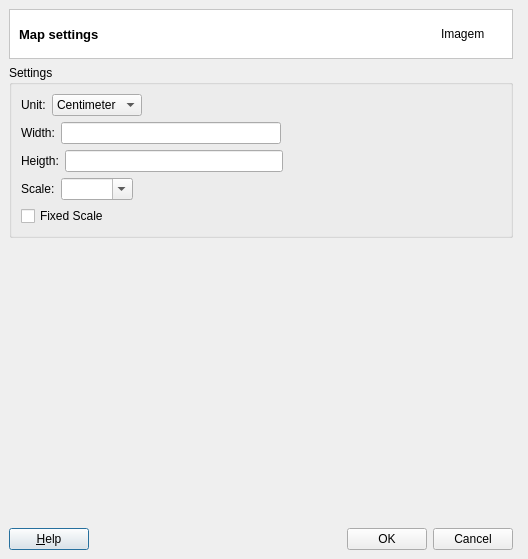
<?xml version="1.0" encoding="UTF-8"?>
<ui version="4.0">
 <class>MapSettings</class>
 <widget class="QDialog" name="MapSettings">
  <property name="geometry">
   <rect>
    <x>0</x>
    <y>0</y>
    <width>528</width>
    <height>559</height>
   </rect>
  </property>
  <property name="sizePolicy">
   <sizepolicy hsizetype="Maximum" vsizetype="Maximum">
    <horstretch>0</horstretch>
    <verstretch>0</verstretch>
   </sizepolicy>
  </property>
  <property name="minimumSize">
   <size>
    <width>528</width>
    <height>559</height>
   </size>
  </property>
  <property name="maximumSize">
   <size>
    <width>528</width>
    <height>559</height>
   </size>
  </property>
  <property name="windowTitle">
   <string>Map Settings</string>
  </property>
  <property name="modal">
   <bool>true</bool>
  </property>
  <widget class="QWidget" name="layoutWidget">
   <property name="geometry">
    <rect>
     <x>9</x>
     <y>9</y>
     <width>504</width>
     <height>541</height>
    </rect>
   </property>
   <layout class="QGridLayout" name="gridLayout_3">
    <item row="0" column="0">
     <widget class="QFrame" name="frame_2">
      <property name="styleSheet">
       <string notr="true">QWidget { background: white }</string>
      </property>
      <property name="frameShape">
       <enum>QFrame::StyledPanel</enum>
      </property>
      <property name="frameShadow">
       <enum>QFrame::Sunken</enum>
      </property>
      <layout class="QGridLayout" name="gridLayout_4" columnstretch="1,0">
       <property name="topMargin">
        <number>0</number>
       </property>
       <property name="bottomMargin">
        <number>0</number>
       </property>
       <property name="horizontalSpacing">
        <number>9</number>
       </property>
       <item row="0" column="1">
        <widget class="QLabel" name="m_imgLabel">
         <property name="minimumSize">
          <size>
           <width>62</width>
           <height>48</height>
          </size>
         </property>
         <property name="maximumSize">
          <size>
           <width>48</width>
           <height>48</height>
          </size>
         </property>
         <property name="text">
          <string>Imagem</string>
         </property>
        </widget>
       </item>
       <item row="0" column="0">
        <widget class="QLabel" name="m_datasourceTypeTitleLabel">
         <property name="font">
          <font>
           <pointsize>10</pointsize>
           <weight>75</weight>
           <bold>true</bold>
          </font>
         </property>
         <property name="text">
          <string>Map settings</string>
         </property>
        </widget>
       </item>
      </layout>
     </widget>
    </item>
    <item row="1" column="0">
     <widget class="QGroupBox" name="grpSettings">
      <property name="title">
       <string>Settings</string>
      </property>
      <property name="flat">
       <bool>true</bool>
      </property>
      <layout class="QGridLayout" name="gridLayout">
       <item row="0" column="0">
        <layout class="QVBoxLayout" name="verticalLayout">
         <item>
          <layout class="QHBoxLayout" name="horizontalLayout">
           <item>
            <widget class="QLabel" name="label_4">
             <property name="text">
              <string>Unit:</string>
             </property>
            </widget>
           </item>
           <item>
            <widget class="QComboBox" name="cmbUnit">
             <item>
              <property name="text">
               <string>Centimeter</string>
              </property>
             </item>
             <item>
              <property name="text">
               <string>Millimeter</string>
              </property>
             </item>
            </widget>
           </item>
           <item>
            <spacer name="horizontalSpacer_4">
             <property name="orientation">
              <enum>Qt::Horizontal</enum>
             </property>
             <property name="sizeHint" stdset="0">
              <size>
               <width>40</width>
               <height>20</height>
              </size>
             </property>
            </spacer>
           </item>
          </layout>
         </item>
         <item>
          <layout class="QHBoxLayout" name="horizontalLayout_2">
           <item>
            <widget class="QLabel" name="label">
             <property name="text">
              <string>Width:</string>
             </property>
            </widget>
           </item>
           <item>
            <widget class="QLineEdit" name="lneWidth">
             <property name="inputMask">
              <string/>
             </property>
            </widget>
           </item>
           <item>
            <spacer name="horizontalSpacer_5">
             <property name="orientation">
              <enum>Qt::Horizontal</enum>
             </property>
             <property name="sizeHint" stdset="0">
              <size>
               <width>40</width>
               <height>20</height>
              </size>
             </property>
            </spacer>
           </item>
          </layout>
         </item>
         <item>
          <layout class="QHBoxLayout" name="horizontalLayout_3">
           <item>
            <widget class="QLabel" name="label_2">
             <property name="text">
              <string>Heigth:</string>
             </property>
            </widget>
           </item>
           <item>
            <widget class="QLineEdit" name="lneHeight">
             <property name="inputMask">
              <string/>
             </property>
            </widget>
           </item>
           <item>
            <spacer name="horizontalSpacer_6">
             <property name="orientation">
              <enum>Qt::Horizontal</enum>
             </property>
             <property name="sizeHint" stdset="0">
              <size>
               <width>40</width>
               <height>20</height>
              </size>
             </property>
            </spacer>
           </item>
          </layout>
         </item>
         <item>
          <layout class="QHBoxLayout" name="horizontalLayout_4">
           <item>
            <widget class="QLabel" name="label_3">
             <property name="text">
              <string>Scale:</string>
             </property>
            </widget>
           </item>
           <item>
            <widget class="QComboBox" name="cmbScale">
             <property name="editable">
              <bool>true</bool>
             </property>
            </widget>
           </item>
           <item>
            <spacer name="horizontalSpacer_7">
             <property name="orientation">
              <enum>Qt::Horizontal</enum>
             </property>
             <property name="sizeHint" stdset="0">
              <size>
               <width>40</width>
               <height>20</height>
              </size>
             </property>
            </spacer>
           </item>
          </layout>
         </item>
         <item>
          <widget class="QCheckBox" name="ckbFixedScale">
           <property name="text">
            <string>Fixed Scale</string>
           </property>
          </widget>
         </item>
        </layout>
       </item>
      </layout>
     </widget>
    </item>
    <item row="2" column="0">
     <layout class="QGridLayout" name="gridLayout_2">
      <property name="sizeConstraint">
       <enum>QLayout::SetFixedSize</enum>
      </property>
      <item row="0" column="0">
       <widget class="QWidget" name="m_widget_MapChoice" native="true">
        <property name="sizePolicy">
         <sizepolicy hsizetype="Fixed" vsizetype="Fixed">
          <horstretch>0</horstretch>
          <verstretch>0</verstretch>
         </sizepolicy>
        </property>
        <property name="minimumSize">
         <size>
          <width>500</width>
          <height>280</height>
         </size>
        </property>
       </widget>
      </item>
     </layout>
    </item>
    <item row="3" column="0">
     <layout class="QHBoxLayout" name="horizontalLayout_6">
      <property name="sizeConstraint">
       <enum>QLayout::SetFixedSize</enum>
      </property>
      <item>
       <widget class="QPushButton" name="helpPushButton">
        <property name="text">
         <string>&amp;Help</string>
        </property>
        <property name="shortcut">
         <string>Alt+H</string>
        </property>
       </widget>
      </item>
      <item>
       <spacer name="horizontalSpacer_3">
        <property name="orientation">
         <enum>Qt::Horizontal</enum>
        </property>
        <property name="sizeHint" stdset="0">
         <size>
          <width>128</width>
          <height>20</height>
         </size>
        </property>
       </spacer>
      </item>
      <item>
       <widget class="QPushButton" name="pBtnOK">
        <property name="text">
         <string>OK</string>
        </property>
       </widget>
      </item>
      <item>
       <widget class="QPushButton" name="pBtnCancel">
        <property name="text">
         <string>Cancel</string>
        </property>
       </widget>
      </item>
     </layout>
    </item>
   </layout>
  </widget>
 </widget>
 <resources/>
 <connections/>
</ui>
